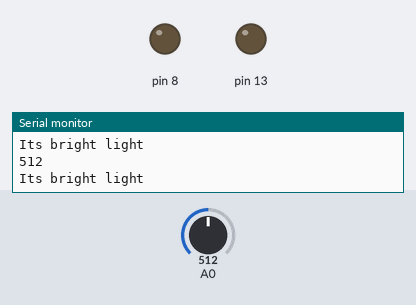
This sketch was run on a simulated Arduino Uno, built with avr-gcc and run on an emulated ATmega328P. On the bench: output pins drawn as LEDs (lit = HIGH), the last lines printed to the serial monitor. The inputs (shaded band) are chosen by the test bench; at power-on: A0 = 512.

Above: at 1.8 s.
1.9 s: A0 set to 461
3.4 s: A0 set to 441
At 4.4 s:
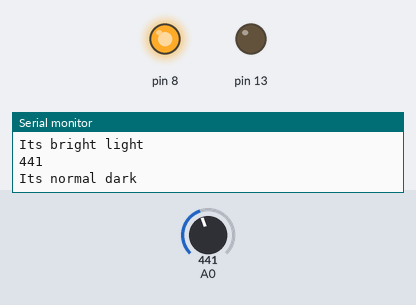
5.5 s: A0 set to 219
At 7.1 s:
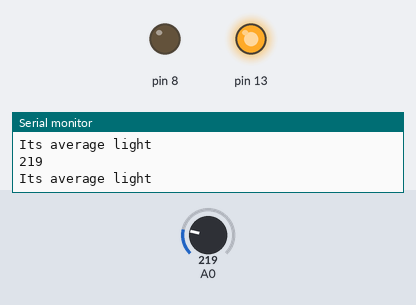
7.5 s: A0 set to 157
9.2 s: A0 set to 139
At 11.2 s:
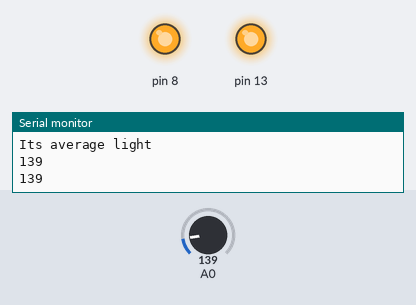
11.5 s: A0 set to 160
At 13.0 s:
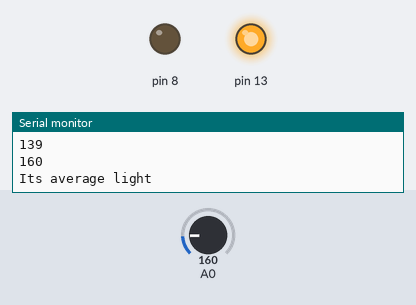
Timing chart, 0 to 14.5 s (numbered marks = the images above; inputs shaded):
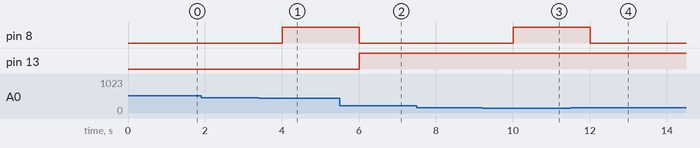

The sketch:

photoresistor2LEDS.ino
```cpp
int light =0; //stores the current light value

void setup() {
  // put your setup code here, to run once:
  Serial.begin(9600);

  pinMode(13,OUTPUT);
  pinMode(8,OUTPUT);
}

void loop() {
  // put your main code here, to run repeatedly:
//read the position of the knob
light = analogRead(A0);
Serial.println(light);


if(light>450){
  Serial.println("Its bright light"); //if it is bright
  digitalWrite(13,LOW);
  digitalWrite(8,LOW);
  }else if(light>150 && light < 229){ //if it is average light
    Serial.println("Its average light");
  digitalWrite(13,HIGH);
  digitalWrite(8,LOW);
    }else if(light>229 && light < 451){ //if its dark
    Serial.println("Its normal dark");
  digitalWrite(13,LOW);
  digitalWrite(8,HIGH);
    }else{
      digitalWrite(13,HIGH);
      digitalWrite(8,HIGH);
      }
    delay(1000);

}
```

Measured:
- the behaviour switches between 451 and 450 on A0 (found by bisection; images 0 and 1)
- the behaviour switches between 151 and 150 on A0 (found by bisection; images 2 and 3)
- after the input at 3.4 s, pin 8: LOW → HIGH after 0.60 s
- after the input at 5.5 s, pin 8: HIGH → LOW after 0.50 s; pin 13: LOW → HIGH after 0.50 s
- after the input at 9.2 s, pin 8: LOW → HIGH after 0.80 s
- after the input at 11.5 s, pin 8: HIGH → LOW after 0.51 s
